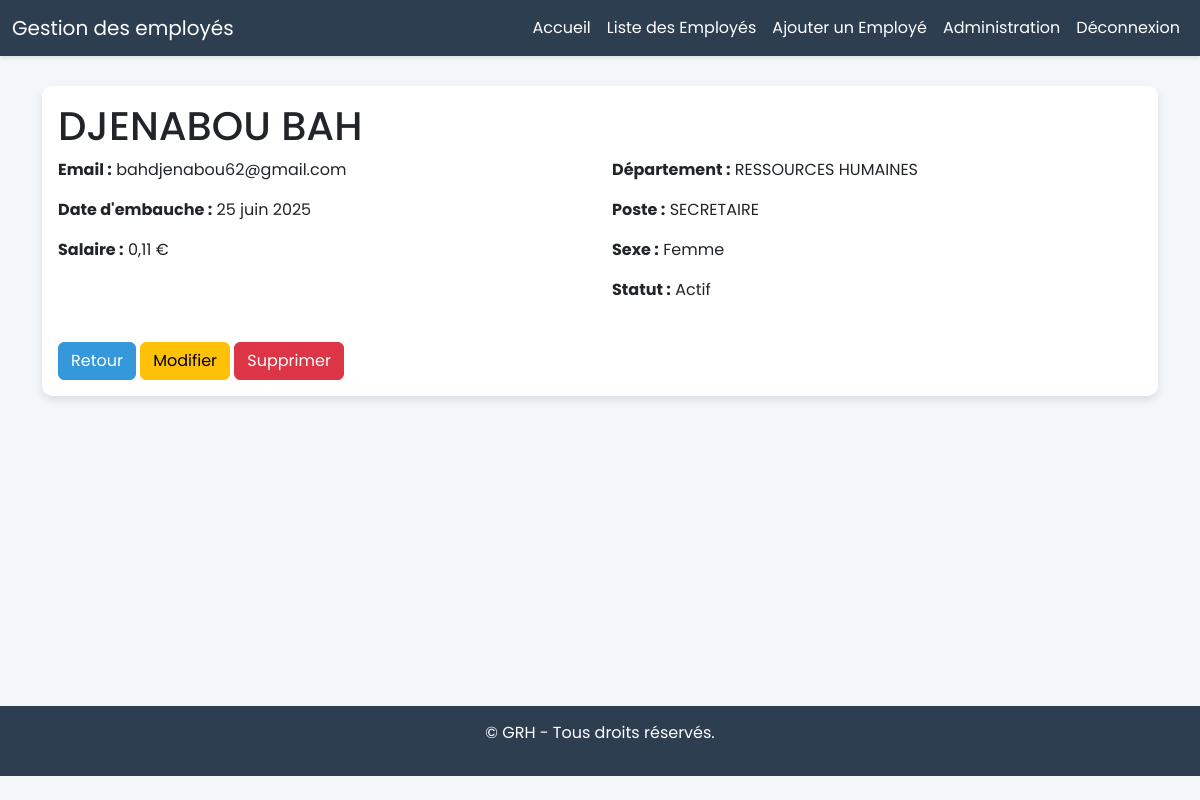
Screenshot of /employees/employee/4/ (signed in) with the database file from the repository.
### Employes/models.py (models this page shows, shortened)
class Employee(models.Model):
       SEXE_CHOICES = [
           ('H', 'Homme'),
           ('F', 'Femme'),
           ('A', 'Autre'),
       ]
       prenom = models.CharField(max_length=50, verbose_name="Prénom")
       nom = models.CharField(max_length=50, verbose_name="Nom")
       email = models.EmailField(unique=True, verbose_name="Email")
       date_embauche = models.DateField(verbose_name="Date d'embauche")
       salaire = models.DecimalField(max_digits=10, decimal_places=2, verbose_name="Salaire")
       departement = models.ForeignKey(Department, on_delete=models.CASCADE, related_name='employes', verbose_name="Département")
       poste = models.ForeignKey(Poste, on_delete=models.CASCADE, related_name='employes', verbose_name="Poste")
       sexe = models.CharField(max_length=1, choices=SEXE_CHOICES, verbose_name="Sexe")
       est_actif = models.BooleanField(default=True, verbose_name="Actif")

class Department(models.Model):
       nom = models.CharField(max_length=100, verbose_name="Nom du département")
       description = models.TextField(blank=True, verbose_name="Description")
       class Meta:
           verbose_name = "Département"
           verbose_name_plural = "Départements"

class Poste(models.Model):
       nom = models.CharField(max_length=100, verbose_name="Nom du poste")
       description = models.TextField(blank=True, verbose_name="Description")
       class Meta:
           verbose_name = "Poste"
           verbose_name_plural = "Postes"

### Employes/views.py (the view)
# urls.py: path('employee/<int:pk>/', views.employee_detail, name='employee_detail'),
@login_required
def employee_detail(request, pk):
    employe = get_object_or_404(Employee, pk=pk)
    return render(request, 'Employes/employes_detail.html', {'employe': employe})

### Employes/templates/Employes/employes_detail.html (shortened to what this page needs)
{% extends 'Employes/base.html' %}
{% block content %}
<div class="container">
    <div class="card">
        <div class="card-body">
            <h1 class="card-title">{{ employe.prenom }} {{ employe.nom }}</h1>
            <div class="row">
                <div class="col-md-6">
                    <p><strong>Email :</strong> {{ employe.email }}</p>
                    <p><strong>Date d'embauche :</strong> {{ employe.date_embauche }}</p>
                    <p><strong>Salaire :</strong> {{ employe.salaire }} €</p>
                </div>
                <div class="col-md-6">
                    <p><strong>Département :</strong> {{ employe.departement.nom }}</p>
                    <p><strong>Poste :</strong> {{ employe.poste.nom }}</p>
                    <p><strong>Sexe :</strong> {{ employe.get_sexe_display }}</p>
                    <p><strong>Statut :</strong> {% if employe.est_actif %}Actif{% else %}Inactif{% endif %}</p>
                </div>
            </div>
            <div class="mt-4">
                <a href="{% url 'Employes:employee_list' %}" class="btn btn-primary">Retour</a>
                <a href="{% url 'Employes:employee_update' employe.pk %}" class="btn btn-warning">Modifier</a>
                <a href="{% url 'Employes:employee_delete' employe.pk %}" class="btn btn-danger">Supprimer</a>
            </div>
        </div>
    </div>
</div>
{% endblock %}

### Employes/templates/Employes/base.html (style rules this page uses)
body { font-family: 'Poppins', sans-serif; background-color: #f4f7fa; }
.card { border: none; box-shadow: 0 4px 8px rgba(0, 0, 0, 0.1); border-radius: 10px; }
.btn-primary { background-color: #3498db; border-color: #3498db; }

### rows the page displays
Employee: prenom "DJENABOU", nom "BAH", email "bahdjenabou62@gmail.com", date_embauche "25 juin 2025", salaire "0,11", departement.nom "RESSOURCES HUMAINES", poste.nom "SECRETAIRE", sexe "Femme"
